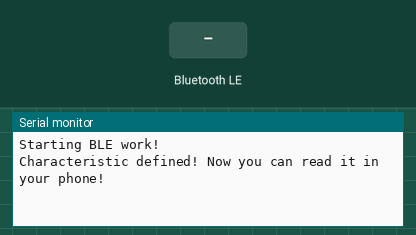
Recording of a sketch running on a simulated ESP32. Shown: the last lines printed to the serial monitor. The test bench sets the inputs (shaded band). Nothing arrives over Bluetooth unless stated; a phone connects over Bluetooth LE 3 s after start.

Above: at 1.2 s.
1.3 s: Bluetooth LE write "1" received
At 2.3 s:
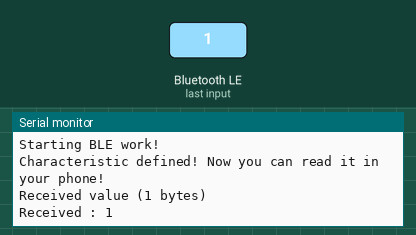
2.8 s: Bluetooth LE write "0" received
At 3.5 s:
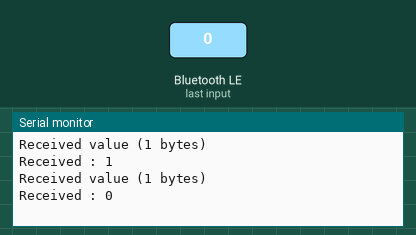
4.3 s: Bluetooth LE write "2" received
At 4.6 s:
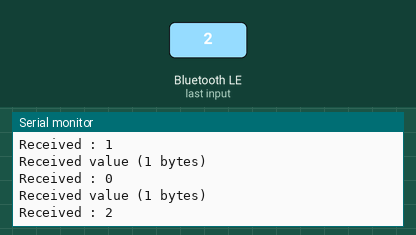

The sketch:

BLE_server.ino
```cpp
/*
    Based on Neil Kolban example for IDF: https://github.com/nkolban/esp32-snippets/blob/master/cpp_utils/tests/BLE%20Tests/SampleServer.cpp
    Ported to Arduino ESP32 by Evandro Copercini
*/

#include <BLEDevice.h>
#include <BLEUtils.h>
#include <BLEServer.h>
#include <BLE2902.h>

// See the following for generating UUIDs:
// https://www.uuidgenerator.net/

#define SERVICE_UUID        "4fafc201-1fb5-459e-8fcc-c5c9c331914b"
#define CHARACTERISTIC_UUID "beb5483e-36e1-4688-b7f5-ea07361b26a8"

BLECharacteristic *pCharacteristic;
boolean deviceConnected = false;

class MyServerCallbacks : public BLEServerCallbacks
{
  void onConnect(BLEServer *pServer)
  {
    deviceConnected = true;
  };

  void onDisconnect(BLEServer *pServer)
  {
    deviceConnected = false;
  }
};

class MyCallbacks : public BLECharacteristicCallbacks{
  void onWrite(BLECharacteristic *mCharacteristic){
    std::string rxValue = mCharacteristic->getValue();
    int dataLength = rxValue.length();
    Serial.print("Received value (" );
    Serial.print( dataLength );
    Serial.println( " bytes)");
    Serial.print("Received : ");
    char rxData[dataLength];
    for(int i = 0; i < dataLength; ++i){
      rxData[i] = rxValue[i];
      Serial.print(rxData[i]);
    }
    Serial.println("");
    //Serial.println(rxData);
  }
};

void setup() {
  Serial.begin(115200);
  Serial.println("Starting BLE work!");

  BLEDevice::init("Server");
  BLEServer *pServer = BLEDevice::createServer();
  pServer->setCallbacks(new MyServerCallbacks());
  BLEService *pService = pServer->createService(SERVICE_UUID);
  pCharacteristic = pService->createCharacteristic(
                                         CHARACTERISTIC_UUID,
                                         BLECharacteristic::PROPERTY_READ |
                                         BLECharacteristic::PROPERTY_WRITE |
                                         BLECharacteristic::PROPERTY_NOTIFY
                                       );

  pCharacteristic->setCallbacks(new MyCallbacks());
  pCharacteristic->setValue("Hello World says Neil");
  pService->start();
  BLEAdvertising *pAdvertising = pServer->getAdvertising();
  pAdvertising->start();
  Serial.println("Characteristic defined! Now you can read it in your phone!");
}

void loop() {
  // put your main code here, to run repeatedly:
  delay(2000);
  if (deviceConnected)
  {
    pCharacteristic->notify();
  }
}
```

Measured:
- after the input at 1.3 s, the serial monitor: prints a new line at once (image 1)
- after the input at 2.8 s, the serial monitor: prints a new line at once (image 2)
- after the input at 4.3 s, the serial monitor: prints a new line at once (image 3)
